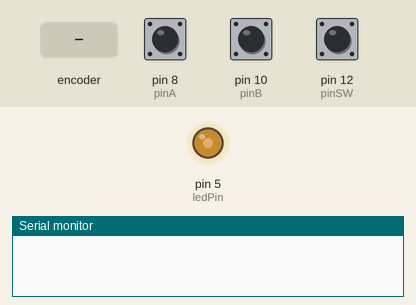
This sketch was run on a simulated Arduino Uno, built with avr-gcc and run on an emulated ATmega328P. Parts: output pins drawn as LEDs (lit = HIGH), the last lines printed to the serial monitor. The inputs (shaded band) are chosen by the test bench; at power-on: pin 12 (pinSW) HIGH, pin 8 (pinA) HIGH, pin 10 (pinB) HIGH.

Above: at 1.2 s.
1.3 s: rotary encoder on pin 8 (pinA) / pin 10 (pinB) turned 3 steps (first pin leading)
At 2.5 s:
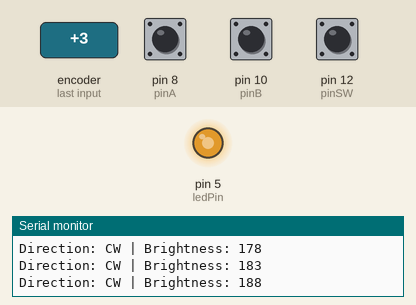
3.4 s: pin 12 (pinSW) pulled LOW for 0.15 s
At 4.6 s:
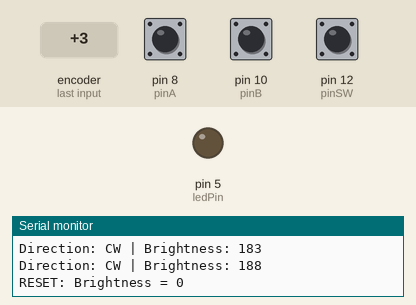
5.0 s: rotary encoder on pin 8 (pinA) / pin 10 (pinB) turned 1 step (first pin leading)
At 6.3 s:
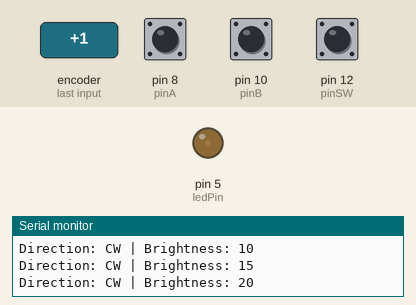
6.7 s: pin 12 (pinSW) pulled LOW for 1 s
At 7.2 s:
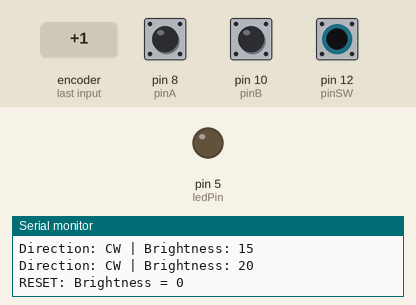
Timing chart, 0 to 9.7 s (numbered marks = the images above; inputs shaded):
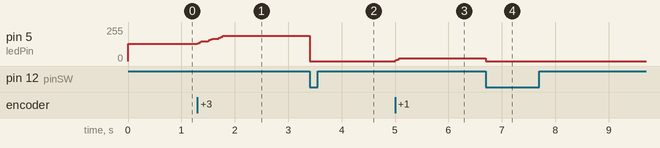

Measured:
- after the input at 1.3 s, pin 5 (ledPin): moves from 128/255 to 188/255 over 0.48 s, starting at once
- after the input at 3.4 s, pin 5 (ledPin): 188/255 → 0/255 at once
- after the input at 5.0 s, pin 5 (ledPin): 0/255 → 20/255 at once
- after the input at 6.7 s, pin 5 (ledPin): 20/255 → 0/255 at once

The sketch:

6-1.3.ino
```cpp
/*
Rotary Encoder LED Dimmer
Uses quadrature encoder to control PWM brightness
*/

// ----- Pin Assignments -----
const byte pinA   = 8;    // Encoder CLK
const byte pinB   = 10;   // Encoder DT
const byte pinSW  = 12;   // Encoder Switch
const byte ledPin = 5;    // PWM LED (must be PWM-capable)

// ----- Encoder State -----
int pinA_read;
int pinA_previous;
int pinB_read;
int pinB_previous;

bool lastSW = HIGH;

// ----- Brightness -----
int brightness = 128;   // start at mid brightness
boolean bCW;

void setup() {
  pinMode(pinA, INPUT_PULLUP);
  pinMode(pinB, INPUT_PULLUP);
  pinMode(pinSW, INPUT_PULLUP);
  pinMode(ledPin, OUTPUT);

  pinA_read = digitalRead(pinA);
  pinB_read = digitalRead(pinB);
  pinA_previous = pinA_read;
  pinB_previous = pinB_read;

  Serial.begin(9600);
  analogWrite(ledPin, brightness);
}

void loop() {

  pinA_read = digitalRead(pinA);
  pinB_read = digitalRead(pinB);

  // ----- ROTATION DETECTION -----
  if (pinA_read != pinA_previous && pinB_read != pinB_previous) {
    Serial.println("Invalid input");
  }
  else if (pinA_read != pinA_previous || pinB_read != pinB_previous) {

    if (pinA_read != pinA_previous) {       // A changed
      if (pinB_read != pinA_read) {
        brightness += 5;    // CW
        bCW = true;
      } else {
        brightness -= 5;    // CCW
        bCW = false;
      }
    }
    else {                                  // B changed
      if (pinB_read == pinA_read) {
        brightness += 5;    // CW
        bCW = true;
      } else {
        brightness -= 5;    // CCW
        bCW = false;
      }
    }

    brightness = constrain(brightness, 0, 255);
    analogWrite(ledPin, brightness);

    Serial.print("Direction: ");
    Serial.print(bCW ? "CW" : "CCW");
    Serial.print(" | Brightness: ");
    Serial.println(brightness);

    pinA_previous = pinA_read;
    pinB_previous = pinB_read;
  }

  // ----- ENCODER SWITCH (RESET) -----
  bool swState = digitalRead(pinSW);
  if (lastSW == HIGH && swState == LOW) {
    brightness = 0;
    analogWrite(ledPin, brightness);
    Serial.println("RESET: Brightness = 0");
  }
  lastSW = swState;
}
```
